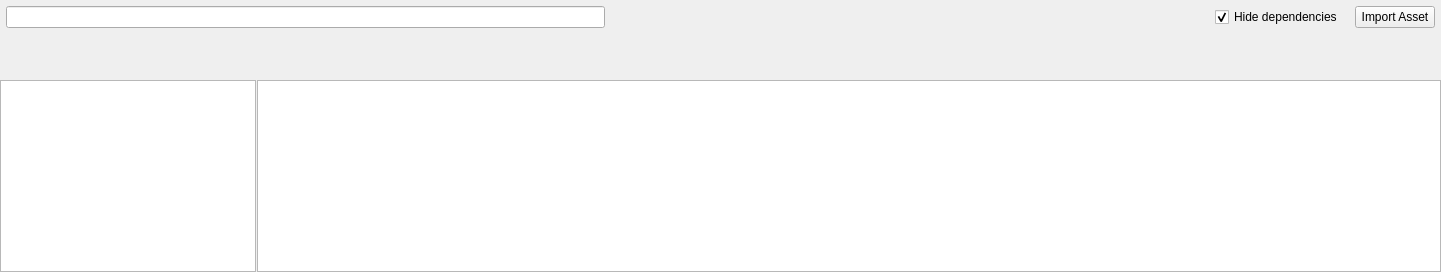
<?xml version="1.0" encoding="UTF-8"?>
<ui version="4.0">
 <class>AssetWidget</class>
 <widget class="QWidget" name="AssetWidget">
  <property name="geometry">
   <rect>
    <x>0</x>
    <y>0</y>
    <width>1441</width>
    <height>272</height>
   </rect>
  </property>
  <property name="windowTitle">
   <string>Form</string>
  </property>
  <property name="styleSheet">
   <string notr="true"/>
  </property>
  <layout class="QGridLayout" name="gridLayout">
   <property name="leftMargin">
    <number>0</number>
   </property>
   <property name="topMargin">
    <number>0</number>
   </property>
   <property name="rightMargin">
    <number>0</number>
   </property>
   <property name="bottomMargin">
    <number>0</number>
   </property>
   <property name="spacing">
    <number>0</number>
   </property>
   <item row="0" column="0">
    <widget class="QWidget" name="headerTEMP" native="true">
     <property name="sizePolicy">
      <sizepolicy hsizetype="Preferred" vsizetype="Fixed">
       <horstretch>0</horstretch>
       <verstretch>0</verstretch>
      </sizepolicy>
     </property>
     <layout class="QHBoxLayout" name="horizontalLayout">
      <property name="spacing">
       <number>12</number>
      </property>
      <property name="leftMargin">
       <number>6</number>
      </property>
      <property name="topMargin">
       <number>6</number>
      </property>
      <property name="rightMargin">
       <number>6</number>
      </property>
      <property name="bottomMargin">
       <number>6</number>
      </property>
      <item>
       <widget class="QLineEdit" name="searchBar"/>
      </item>
      <item>
       <spacer name="horizontalSpacer">
        <property name="orientation">
         <enum>Qt::Horizontal</enum>
        </property>
        <property name="sizeHint" stdset="0">
         <size>
          <width>40</width>
          <height>20</height>
         </size>
        </property>
       </spacer>
      </item>
      <item>
       <widget class="QCheckBox" name="hideDeps">
        <property name="text">
         <string>Hide dependencies</string>
        </property>
        <property name="checked">
         <bool>true</bool>
        </property>
       </widget>
      </item>
      <item>
       <widget class="QPushButton" name="importBtn">
        <property name="text">
         <string>Import Asset</string>
        </property>
       </widget>
      </item>
     </layout>
    </widget>
   </item>
   <item row="1" column="0">
    <layout class="QHBoxLayout" name="horizontalLayout_2">
     <item>
      <widget class="QWidget" name="dirControls" native="true"/>
     </item>
     <item>
      <widget class="QWidget" name="breadCrumb" native="true"/>
     </item>
     <item>
      <widget class="QWidget" name="switcher" native="true"/>
     </item>
    </layout>
   </item>
   <item row="2" column="0">
    <widget class="QSplitter" name="splitter">
     <property name="styleSheet">
      <string notr="true"/>
     </property>
     <property name="lineWidth">
      <number>0</number>
     </property>
     <property name="midLineWidth">
      <number>0</number>
     </property>
     <property name="orientation">
      <enum>Qt::Horizontal</enum>
     </property>
     <property name="handleWidth">
      <number>1</number>
     </property>
     <widget class="QTreeWidget" name="assetTree">
      <property name="sizePolicy">
       <sizepolicy hsizetype="Preferred" vsizetype="Preferred">
        <horstretch>0</horstretch>
        <verstretch>0</verstretch>
       </sizepolicy>
      </property>
      <property name="minimumSize">
       <size>
        <width>0</width>
        <height>0</height>
       </size>
      </property>
      <property name="styleSheet">
       <string notr="true"/>
      </property>
      <property name="headerHidden">
       <bool>true</bool>
      </property>
      <column>
       <property name="text">
        <string notr="true">1</string>
       </property>
      </column>
     </widget>
     <widget class="QListWidget" name="assetView">
      <property name="sizePolicy">
       <sizepolicy hsizetype="Expanding" vsizetype="Expanding">
        <horstretch>1</horstretch>
        <verstretch>0</verstretch>
       </sizepolicy>
      </property>
     </widget>
    </widget>
   </item>
  </layout>
 </widget>
 <resources/>
 <connections/>
</ui>
